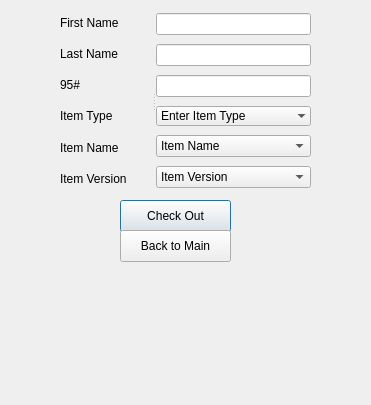
<?xml version="1.0" encoding="UTF-8"?>
<ui version="4.0">
 <class>CheckOut</class>
 <widget class="QDialog" name="CheckOut">
  <property name="geometry">
   <rect>
    <x>0</x>
    <y>0</y>
    <width>371</width>
    <height>405</height>
   </rect>
  </property>
  <property name="windowTitle">
   <string>Dialog</string>
  </property>
  <widget class="QPushButton" name="checkout_b">
   <property name="geometry">
    <rect>
     <x>120</x>
     <y>200</y>
     <width>111</width>
     <height>32</height>
    </rect>
   </property>
   <property name="text">
    <string>Check Out</string>
   </property>
  </widget>
  <widget class="QSplitter" name="splitter">
   <property name="geometry">
    <rect>
     <x>60</x>
     <y>10</y>
     <width>251</width>
     <height>181</height>
    </rect>
   </property>
   <property name="orientation">
    <enum>Qt::Horizontal</enum>
   </property>
   <widget class="QWidget" name="layoutWidget">
    <layout class="QVBoxLayout" name="verticalLayout_2">
     <item>
      <widget class="QLabel" name="label_2">
       <property name="text">
        <string>First Name</string>
       </property>
      </widget>
     </item>
     <item>
      <widget class="QLabel" name="label_5">
       <property name="text">
        <string>Last Name</string>
       </property>
      </widget>
     </item>
     <item>
      <widget class="QLabel" name="label">
       <property name="text">
        <string>95#</string>
       </property>
      </widget>
     </item>
     <item>
      <widget class="QLabel" name="label_6">
       <property name="text">
        <string>Item Type</string>
       </property>
      </widget>
     </item>
     <item>
      <widget class="QLabel" name="label_4">
       <property name="text">
        <string>Item Name</string>
       </property>
      </widget>
     </item>
     <item>
      <widget class="QLabel" name="label_3">
       <property name="text">
        <string>Item Version</string>
       </property>
      </widget>
     </item>
    </layout>
   </widget>
   <widget class="QWidget" name="layoutWidget">
    <layout class="QVBoxLayout" name="verticalLayout">
     <item>
      <widget class="QLineEdit" name="lineEdit_fn"/>
     </item>
     <item>
      <widget class="QLineEdit" name="lineEdit_ln"/>
     </item>
     <item>
      <widget class="QLineEdit" name="lineEdit_id"/>
     </item>
     <item>
      <widget class="QComboBox" name="comboBox_type">
       <property name="editable">
        <bool>false</bool>
       </property>
       <property name="frame">
        <bool>false</bool>
       </property>
       <item>
        <property name="text">
         <string>Enter Item Type</string>
        </property>
       </item>
       <item>
        <property name="text">
         <string>movie</string>
        </property>
       </item>
       <item>
        <property name="text">
         <string>tool</string>
        </property>
       </item>
       <item>
        <property name="text">
         <string>rec</string>
        </property>
       </item>
       <item>
        <property name="text">
         <string>tech</string>
        </property>
       </item>
       <item>
        <property name="text">
         <string>game</string>
        </property>
       </item>
      </widget>
     </item>
     <item>
      <widget class="QComboBox" name="comboBox_name">
       <item>
        <property name="text">
         <string>Item Name</string>
        </property>
       </item>
      </widget>
     </item>
     <item>
      <widget class="QComboBox" name="comboBox_vers">
       <item>
        <property name="text">
         <string>Item Version</string>
        </property>
       </item>
      </widget>
     </item>
    </layout>
   </widget>
  </widget>
  <widget class="QPushButton" name="pushButton">
   <property name="geometry">
    <rect>
     <x>120</x>
     <y>230</y>
     <width>111</width>
     <height>32</height>
    </rect>
   </property>
   <property name="text">
    <string>Back to Main</string>
   </property>
  </widget>
  <widget class="QWidget" name="">
   <property name="geometry">
    <rect>
     <x>10</x>
     <y>260</y>
     <width>351</width>
     <height>141</height>
    </rect>
   </property>
   <layout class="QVBoxLayout" name="verticalLayout_3">
    <item>
     <widget class="QLabel" name="co_status_2">
      <property name="text">
       <string/>
      </property>
     </widget>
    </item>
    <item>
     <widget class="QLabel" name="co_status_3">
      <property name="text">
       <string/>
      </property>
     </widget>
    </item>
    <item>
     <widget class="QLabel" name="co_status">
      <property name="text">
       <string/>
      </property>
     </widget>
    </item>
   </layout>
  </widget>
 </widget>
 <resources/>
 <connections/>
</ui>
